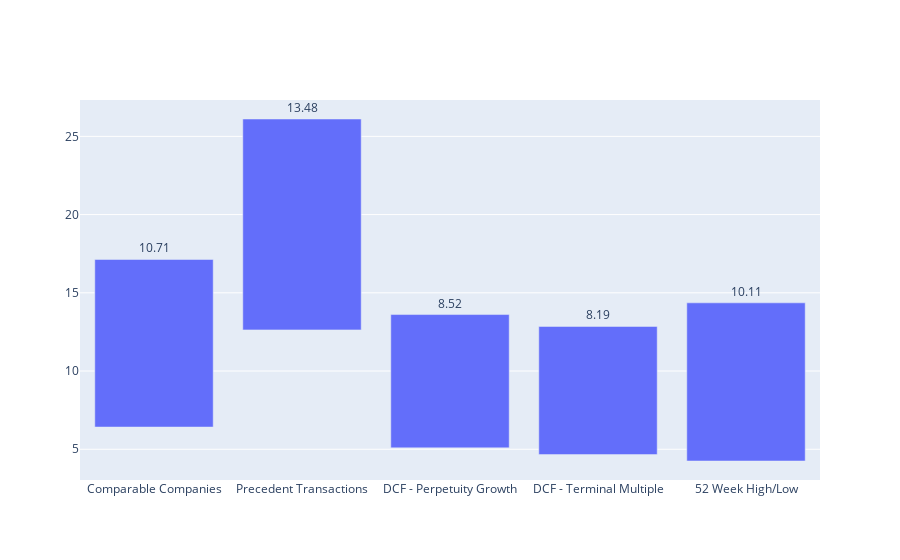

The cell this chart's notebook holds for it:
### Code cell
fig = go.Figure()
fig.add_trace(
    go.Bar(
        x=data["type"],
        y=data["high"],
        base=data["low"],
        text=data["high"],
        textposition="outside",
#         texttemplate="<b>%{text:$.2f}</b>",
#         marker_color='#132E57',
    )
)

### Figure 1 — Plotly figure (JSON) as saved in the notebook; plotly's stock layout.template omitted (floating-point values rounded to 4 significant figures)
{"data": [{"base": [6.42, 12.63, 5.09, 4.66, 4.25], "text": [10.71, 13.48, 8.52, 8.19, 10.11], "textposition": "outside", "type": "bar", "x": ["Comparable Companies", "Precedent Transactions", "DCF - Perpetuity Growth", "DCF - Terminal Multiple", "52 Week High/Low"], "y": [10.71, 13.48, 8.52, 8.19, 10.11]}], "layout": {}}
